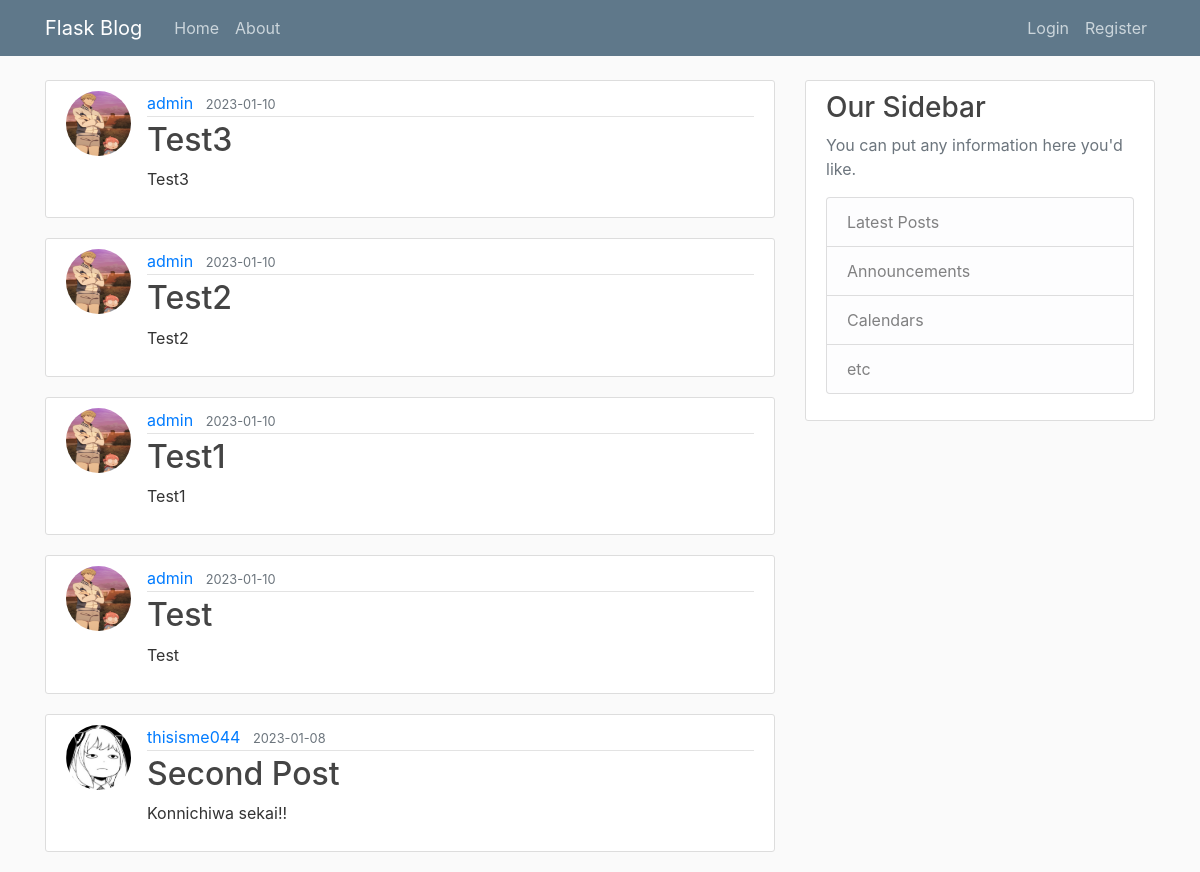
The page /home on the database its author committed.
### flaskblog/models.py (models this page shows, shortened)
class Post(db.Model):
    id = db.Column(db.Integer, primary_key=True)
    title = db.Column(db.String(100), nullable=False)
    date_posted = db.Column(db.DateTime, nullable=False, default=datetime.utcnow)
    content = db.Column(db.Text, nullable=False)
    user_id = db.Column(db.Integer, db.ForeignKey('user.id'), nullable=False)

class User(db.Model, UserMixin):
    id = db.Column(db.Integer, primary_key=True)
    username = db.Column(db.String(20), unique=True, nullable=False)
    email = db.Column(db.String(120), unique=True, nullable=False)
    image_file = db.Column(db.String(20), nullable=False, default='default.jpg')
    password = db.Column(db.String(60), nullable=False)
    posts = db.relationship('Post', backref='author', lazy=True)

### flaskblog/routes.py (the view)
@app.route("/")
@app.route("/home")
def home():
    page = request.args.get('page', 1, type=int)
    posts = Post.query.order_by(Post.date_posted.desc()).paginate(page=page, per_page=5)
    return render_template('home.html', posts=posts)

### flaskblog/templates/home.html
{% extends "layout.html" %}
{% block content %}
    {% for post in posts %}
        <article class="media content-section">
          <img class="rounded-circle article-img" src="{{ url_for('static', filename='profile_pics/' + post.author.image_file) }}">
          <div class="media-body">
            <div class="article-metadata">
              <a class="mr-2" href="#">{{ post.author.username }}</a>
              <small class="text-muted">{{ post.date_posted.strftime('%Y-%m-%d') }}</small>
            </div>
            <h2><a class="article-title" href="{{ url_for('post', post_id=post.id) }}">{{ post.title }}</a></h2>
            <p class="article-content">{{ post.content }}</p>
          </div>
        </article>
    {% endfor %}
{% endblock content %}

### flaskblog/templates/layout.html (shortened to what this page needs)
<!DOCTYPE html>
<html>
<head>
    <link rel="stylesheet" href="https://maxcdn.bootstrapcdn.com/bootstrap/4.0.0/css/bootstrap.min.css">
    <link rel="stylesheet" type="text/css" href="{{ url_for('static', filename='main.css') }}">
</head>
<body>
    <header class="site-header">
      <nav class="navbar navbar-expand-md navbar-dark bg-steel fixed-top">
        <div class="container">
          <a class="navbar-brand mr-4" href="/">Flask Blog</a>
          <div class="collapse navbar-collapse" id="navbarToggle">
            <div class="navbar-nav mr-auto">
              <a class="nav-item nav-link" href="{{ url_for('home') }}">Home</a>
              <a class="nav-item nav-link" href="{{ url_for('about') }}">About</a>
            </div>
            <div class="navbar-nav">
              {% if current_user.is_authenticated %}
                <a class="nav-item nav-link" href="{{ url_for('new_post') }}">New Post</a>
                <a class="nav-item nav-link" href="{{ url_for('account') }}">Account</a>
                <a class="nav-item nav-link" href="{{ url_for('logout') }}">Logout</a>
              {% else %}
                <a class="nav-item nav-link" href="{{ url_for('login') }}">Login</a>
                <a class="nav-item nav-link" href="{{ url_for('register') }}">Register</a>
              {% endif %}
            </div>
          </div>
        </div>
      </nav>
    </header>
    <main role="main" class="container">
      <div class="row">
        <div class="col-md-8">
          {% block content %}{% endblock %}
        </div>
        <div class="col-md-4">
          <div class="content-section">
            <h3>Our Sidebar</h3>
            <p class='text-muted'>You can put any information here you'd like.
              <ul class="list-group">
                <li class="list-group-item list-group-item-light">Latest Posts</li>
                <li class="list-group-item list-group-item-light">Announcements</li>
                <li class="list-group-item list-group-item-light">Calendars</li>
                <li class="list-group-item list-group-item-light">etc</li>
              </ul>
            </p>
          </div>
        </div>
      </div>
    </main>
</body>
</html>

### flaskblog/static/main.css (style rules this page uses)
body { background: #fafafa; color: #333333; margin-top: 5rem; }
h1, h2, h3, h4, h5, h6 { color: #444444; }
.bg-steel { background-color: #5f788a; }
.site-header .navbar-nav .nav-link { color: #cbd5db; }
.content-section { background: #ffffff; padding: 10px 20px; border: 1px solid #dddddd; border-radius: 3px; margin-bottom: 20px; }
.article-title { color: #444444; }
.article-content { white-space: pre-line; }
.article-img { height: 65px; width: 65px; margin-right: 16px; }
.article-metadata { padding-bottom: 1px; margin-bottom: 4px; border-bottom: 1px solid #e3e3e3 }

### rows shown on the page
Post: image_file (picture), author.username "admin", date_posted "2023-01-10", title "Test3", content "Test3"
Post: image_file (picture), author.username "admin", date_posted "2023-01-10", title "Test2", content "Test2"
Post: image_file (picture), author.username "admin", date_posted "2023-01-10", title "Test1", content "Test1"
Post: image_file (picture), author.username "admin", date_posted "2023-01-10", title "Test", content "Test"
Post: image_file (placeholder picture), author.username "thisisme044", date_posted "2023-01-08", title "Second Post", content "Konnichiwa sekai!!"
